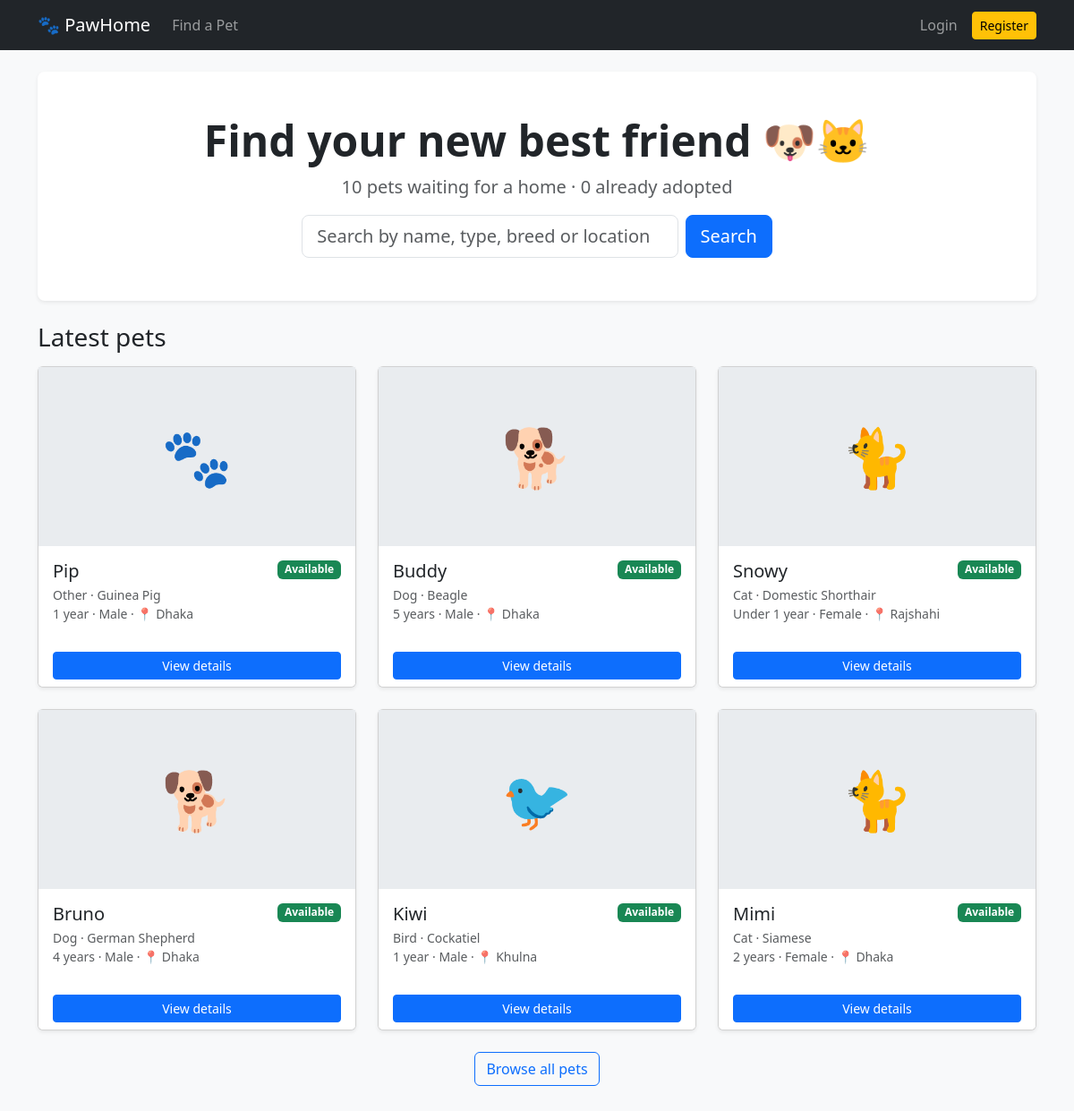
The page / on the database its author committed.
### pets/models.py (models this page shows, shortened)
class Pet(models.Model):
    class AnimalType(models.TextChoices):
        DOG = "Dog", "Dog"
        CAT = "Cat", "Cat"
        BIRD = "Bird", "Bird"
        RABBIT = "Rabbit", "Rabbit"
        OTHER = "Other", "Other"
    class Gender(models.TextChoices):
        MALE = "Male", "Male"
        FEMALE = "Female", "Female"
    class Status(models.TextChoices):
        AVAILABLE = "Available", "Available"
        ADOPTED = "Adopted", "Adopted"
    name = models.CharField(max_length=100)
    animal_type = models.CharField(max_length=20, choices=AnimalType.choices, default=AnimalType.DOG)
    breed = models.CharField(max_length=100, blank=True)
    age = models.PositiveSmallIntegerField(help_text="Age in years (0 = under 1 year)")
    gender = models.CharField(max_length=10, choices=Gender.choices)
    location = models.CharField(max_length=100)
    description = models.TextField()
    image = models.ImageField(upload_to="pets/", blank=True, null=True)
    status = models.CharField(max_length=10, choices=Status.choices, default=Status.AVAILABLE)
    created_at = models.DateTimeField(auto_now_add=True)
    class Meta:
        ordering = ["-created_at", "-id"]
    @property
    def is_available(self):
        return self.status == self.Status.AVAILABLE
    @property
    def age_display(self):
        if self.age == 0:
            return "Under 1 year"
        return f"{self.age} year" + ("" if self.age == 1 else "s")

### pets/views.py (the view)
# urls.py: path("", views.home, name="home"),
def home(request):
    return render(request, "home.html", {
        "latest_pets": Pet.objects.filter(status=Pet.Status.AVAILABLE)[:6],
        "available_count": Pet.objects.filter(status=Pet.Status.AVAILABLE).count(),
        "adopted_count": Pet.objects.filter(status=Pet.Status.ADOPTED).count(),
    })

### templates/home.html
{% extends "base.html" %}
{% block content %}
<div class="p-5 mb-4 bg-white rounded-3 shadow-sm text-center">
  <h1 class="display-5 fw-bold">Find your new best friend 🐶🐱</h1>
  <p class="lead text-muted">{{ available_count }} pet{{ available_count|pluralize }} waiting for a home · {{ adopted_count }} already adopted</p>
  <form class="row g-2 justify-content-center" action="{% url 'pets:list' %}" method="get">
    <div class="col-md-5"><input name="q" class="form-control form-control-lg" placeholder="Search by name, type, breed or location"></div>
    <div class="col-auto"><button class="btn btn-primary btn-lg">Search</button></div>
  </form>
</div>
<h3 class="mb-3">Latest pets</h3>
<div class="row g-4">
  {% for pet in latest_pets %}<div class="col-sm-6 col-lg-4">{% include "pets/_card.html" %}</div>
  {% empty %}<p class="text-muted">No pets available right now.</p>{% endfor %}
</div>
<div class="text-center mt-4"><a href="{% url 'pets:list' %}" class="btn btn-outline-primary">Browse all pets</a></div>
{% endblock %}

### templates/base.html (shortened to what this page needs)
<!doctype html>
<html lang="en">
<head>
  <link href="https://cdn.jsdelivr.net/npm/bootstrap@5.3.3/dist/css/bootstrap.min.css" rel="stylesheet">
</head>
<body class="bg-light">
<nav class="navbar navbar-expand-lg navbar-dark bg-dark mb-4">
  <div class="container">
    <a class="navbar-brand" href="{% url 'pets:home' %}">🐾 PawHome</a>
    <div class="collapse navbar-collapse" id="nav">
      <ul class="navbar-nav me-auto">
        <li class="nav-item"><a class="nav-link" href="{% url 'pets:list' %}">Find a Pet</a></li>
      </ul>
      <ul class="navbar-nav align-items-lg-center">
        {% if user.is_authenticated %}
        <li class="nav-item"><a class="nav-link" href="{% url 'accounts:profile' %}">👤 {{ user.username }}</a></li>
        <li class="nav-item">
          <form method="post" action="{% url 'accounts:logout' %}">{% csrf_token %}<button class="btn btn-outline-light btn-sm ms-lg-2">Logout</button></form>
        </li>
        {% else %}
        <li class="nav-item"><a class="nav-link" href="{% url 'accounts:login' %}">Login</a></li>
        <li class="nav-item"><a class="btn btn-warning btn-sm ms-lg-2" href="{% url 'accounts:register' %}">Register</a></li>
        {% endif %}
      </ul>
    </div>
  </div>
</nav>
<main class="container pb-5">
  {% block content %}{% endblock %}
</main>
</body>
</html>

### templates/pets/_card.html (shortened to what this page needs)
<div class="card h-100 shadow-sm">
  {% if pet.image %}<img src="{{ pet.image.url }}" class="card-img-top pet-img" alt="{{ pet.name }}">
  {% else %}<div class="pet-ph">{% if pet.animal_type == 'Cat' %}🐈{% elif pet.animal_type == 'Bird' %}🐦{% elif pet.animal_type == 'Rabbit' %}🐇{% elif pet.animal_type == 'Dog' %}🐕{% else %}🐾{% endif %}</div>{% endif %}
  <div class="card-body">
    <div class="d-flex justify-content-between align-items-start">
      <h5 class="card-title mb-1">{{ pet.name }}</h5>
      {% if pet.is_available %}<span class="badge text-bg-success">Available</span>{% else %}<span class="badge text-bg-secondary">Adopted</span>{% endif %}
    </div>
    <p class="card-text text-muted small mb-2">{{ pet.animal_type }}{% if pet.breed %} · {{ pet.breed }}{% endif %}<br>{{ pet.age_display }} · {{ pet.gender }} · 📍 {{ pet.location }}</p>
  </div>
  <div class="card-footer bg-white border-0 d-flex gap-2">
    <a href="{% url 'pets:detail' pet.pk %}" class="btn btn-primary btn-sm flex-grow-1">View details</a>
  </div>
</div>

### templates/base.html (style rules this page uses)
.pet-ph { height:200px;display:flex;align-items:center;justify-content:center;font-size:4rem;background:#e9ecef }

### rows shown on the page
Pet: name "Pip", status "Available", animal_type "Other", breed "Guinea Pig", age_display "1 year", gender "Male", location "Dhaka"
Pet: name "Buddy", status "Available", animal_type "Dog", breed "Beagle", age_display "5 years", gender "Male", location "Dhaka"
Pet: name "Snowy", status "Available", animal_type "Cat", breed "Domestic Shorthair", age_display "Under 1 year", gender "Female", location "Rajshahi"
Pet: name "Bruno", status "Available", animal_type "Dog", breed "German Shepherd", age_display "4 years", gender "Male", location "Dhaka"
Pet: name "Kiwi", status "Available", animal_type "Bird", breed "Cockatiel", age_display "1 year", gender "Male", location "Khulna"
Pet: name "Mimi", status "Available", animal_type "Cat", breed "Siamese", age_display "2 years", gender "Female", location "Dhaka"

### other values the page prints
{{ available_count }} "10"
{{ adopted_count }} "0"
